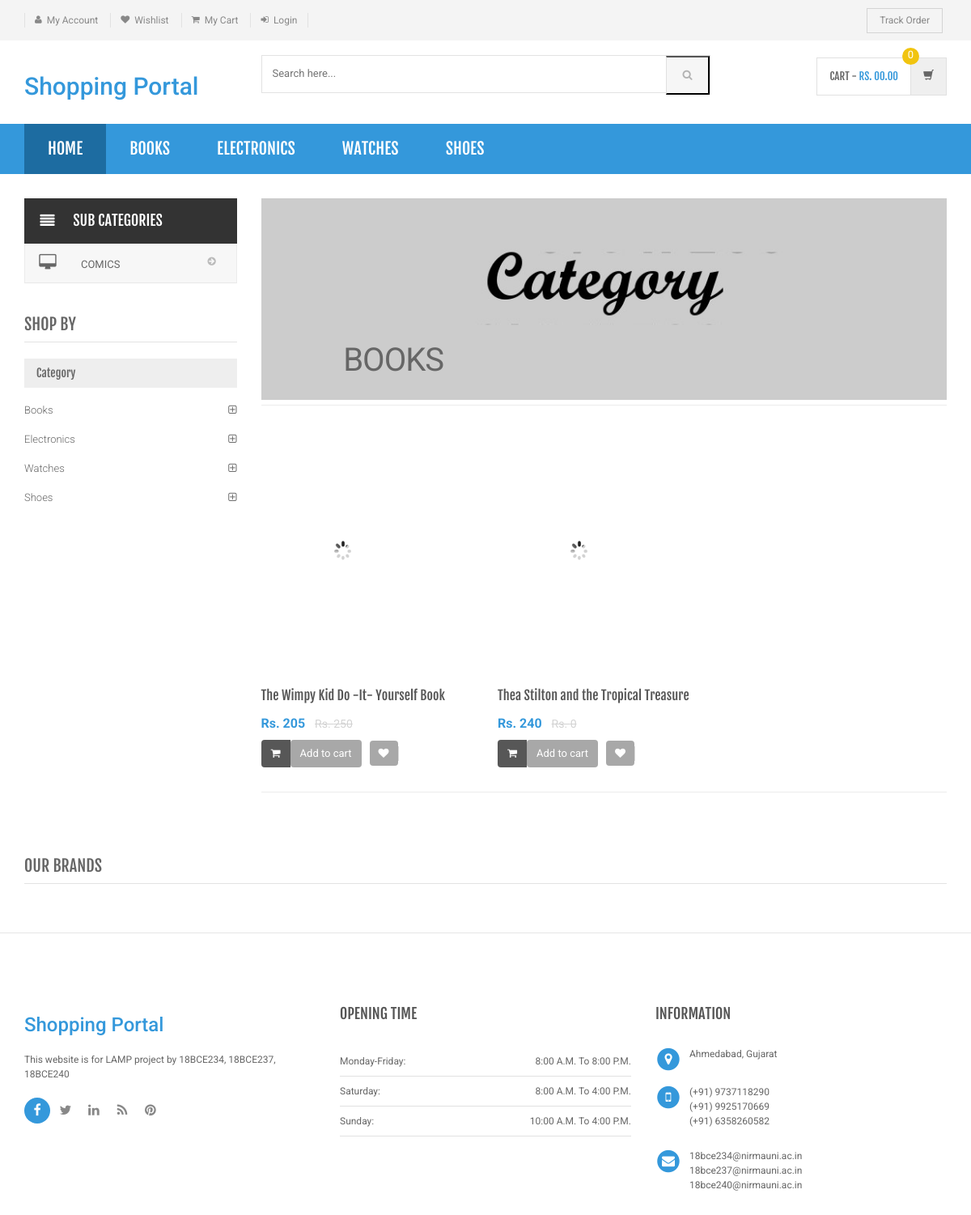
/shopping/category.php?cid=3, run on the app's committed database.
### tables this page shows
CREATE TABLE `category` (
  `id` int(11) NOT NULL,
  `categoryName` varchar(255) DEFAULT NULL,
  `categoryDescription` longtext,
  `creationDate` timestamp NOT NULL DEFAULT CURRENT_TIMESTAMP,
  `updationDate` varchar(255) DEFAULT NULL
);

CREATE TABLE `subcategory` (
  `id` int(11) NOT NULL,
  `categoryid` int(11) DEFAULT NULL,
  `subcategory` varchar(255) DEFAULT NULL,
  `creationDate` timestamp NULL DEFAULT CURRENT_TIMESTAMP,
  `updationDate` varchar(255) DEFAULT NULL
);

CREATE TABLE `products` (
  `id` int(11) NOT NULL,
  `category` int(11) NOT NULL,
  `subCategory` int(11) DEFAULT NULL,
  `productName` varchar(255) DEFAULT NULL,
  `productCompany` varchar(255) DEFAULT NULL,
  `productPrice` int(11) DEFAULT NULL,
  `productPriceBeforeDiscount` int(11) DEFAULT NULL,
  `productDescription` longtext,
  `productImage1` varchar(255) DEFAULT NULL,
  `productImage2` varchar(255) DEFAULT NULL,
  `productImage3` varchar(255) DEFAULT NULL,
  `shippingCharge` int(11) DEFAULT NULL,
  `productAvailability` varchar(255) DEFAULT NULL,
  `postingDate` timestamp NULL DEFAULT CURRENT_TIMESTAMP,
  `updationDate` varchar(255) DEFAULT NULL
);

### shopping/category.php (the view, shortened to what this page needs)
<?php
include('includes/config.php');
$cid=intval($_GET['cid']);
?>
<!DOCTYPE html>
<html lang="en">
	<head>
	    <link rel="stylesheet" href="assets/css/bootstrap.min.css">
	    <link rel="stylesheet" href="assets/css/main.css">
	    <link rel="stylesheet" href="assets/css/blue.css">
	    <link rel="stylesheet" href="assets/css/owl.carousel.css">
		<link rel="stylesheet" href="assets/css/owl.transitions.css">
		<link href="assets/css/lightbox.css" rel="stylesheet">
		<link rel="stylesheet" href="assets/css/animate.min.css">
		<link rel="stylesheet" href="assets/css/rateit.css">
		<link rel="stylesheet" href="assets/css/bootstrap-select.min.css">
		<link rel="stylesheet" href="assets/css/config.css">
		<link rel="stylesheet" href="assets/css/font-awesome.min.css">
	</head>
    <body class="cnt-home">
<header class="header-style-1">
<?php include('includes/top-header.php');?>
<?php include('includes/main-header.php');?>
<?php include('includes/menu-bar.php');?>
</header>
<div class="body-content outer-top-xs">
	<div class='container'>
		<div class='row outer-bottom-sm'>
			<div class='col-md-3 sidebar'>
<div class="side-menu animate-dropdown outer-bottom-xs">
<div class="side-menu animate-dropdown outer-bottom-xs">
    <div class="head"><i class="icon fa fa-align-justify fa-fw"></i>Sub Categories</div>
    <nav class="yamm megamenu-horizontal" role="navigation">
        <ul class="nav">
            <li class="dropdown menu-item">
              <?php $sql=mysqli_query($con,"select id,subcategory  from subcategory where categoryid='$cid'");
while($row=mysqli_fetch_array($sql))
{
    ?>
                <a href="sub-category.php?scid=<?php echo $row['id'];?>" class="dropdown-toggle"><i class="icon fa fa-desktop fa-fw"></i>
                <?php echo $row['subcategory'];?></a>
                <?php }?>
</li>
</ul>
    </nav>
</div>
</div>
	            <div class="sidebar-module-container">
	            	<h3 class="section-title">shop by</h3>
	            	<div class="sidebar-filter">
<div class="sidebar-widget wow fadeInUp outer-bottom-xs ">
	<div class="widget-header m-t-20">
		<h4 class="widget-title">Category</h4>
	</div>
	<div class="sidebar-widget-body m-t-10">
	         <?php $sql=mysqli_query($con,"select id,categoryName  from category");
while($row=mysqli_fetch_array($sql))
{
    ?>
		<div class="accordion">
	    	<div class="accordion-group">
	            <div class="accordion-heading">
	                <a href="category.php?cid=<?php echo $row['id'];?>"  class="accordion-toggle collapsed">
	                   <?php echo $row['categoryName'];?>
	                </a>
	            </div>
	        </div>
	    </div>
	    <?php } ?>
	</div>
</div>
	            	</div>
	            </div>
            </div>
			<div class='col-md-9'>
	<div id="category" class="category-carousel hidden-xs">
		<div class="item">
			<div class="image">
				<img src="assets/images/banners/cat-banner-1.jpg" alt="" class="img-responsive">
			</div>
			<div class="container-fluid">
				<div class="caption vertical-top text-left">
					<div class="big-text">
						<br />
					</div>
					       <?php $sql=mysqli_query($con,"select categoryName  from category where id='$cid'");
while($row=mysqli_fetch_array($sql))
{
    ?>
					<div class="excerpt hidden-sm hidden-md">
						<?php echo htmlentities($row['categoryName']);?>
					</div>
			<?php } ?>
				</div>
			</div>
		</div>
</div>
				<div class="search-result-container">
					<div id="myTabContent" class="tab-content">
						<div class="tab-pane active " id="grid-container">
							<div class="category-product  inner-top-vs">
								<div class="row">
			<?php
$ret=mysqli_query($con,"select * from products where category='$cid'");
$num=mysqli_num_rows($ret);
if($num>0)
{
while ($row=mysqli_fetch_array($ret))
{?>
		<div class="col-sm-6 col-md-4 wow fadeInUp">
			<div class="products">
	<div class="product">
		<div class="product-image">
			<div class="image">
				<a href="product-details.php?pid=<?php echo htmlentities($row['id']);?>"><img  src="assets/images/blank.gif" data-echo="admin/productimages/<?php echo htmlentities($row['id']);?>/<?php echo htmlentities($row['productImage1']);?>" alt="" width="200" height="300"></a>
			</div>
		</div>
		<div class="product-info text-left">
			<h3 class="name"><a href="product-details.php?pid=<?php echo htmlentities($row['id']);?>"><?php echo htmlentities($row['productName']);?></a></h3>
			<div class="product-price">
				<span class="price">
					Rs. <?php echo htmlentities($row['productPrice']);?>			</span>
										     <span class="price-before-discount">Rs. <?php echo htmlentities($row['productPriceBeforeDiscount']);?></span>
			</div>
		</div>
					<div class="cart clearfix animate-effect">
				<div class="action">
					<ul class="list-unstyled">
						<li class="add-cart-button btn-group">
								<?php if($row['productAvailability']=='In Stock'){?>
										<button class="btn btn-primary icon" data-toggle="dropdown" type="button">
								<i class="fa fa-shopping-cart"></i>
							</button>
							<a href="category.php?page=product&action=add&id=<?php echo $row['id']; ?>">
							<button class="btn btn-primary" type="button">Add to cart</button></a>
								<?php } else {?>
							<div class="action" style="color:red">Out of Stock</div>
					<?php } ?>
						</li>
		                <li class="lnk wishlist">
							<a class="add-to-cart" href="category.php?pid=<?php echo htmlentities($row['id'])?>&&action=wishlist" title="Wishlist">
								 <i class="icon fa fa-heart"></i>
							</a>
						</li>
					</ul>
				</div>
			</div>
			</div>
			</div>
		</div>
	  <?php } } else {?>
		<div class="col-sm-6 col-md-4 wow fadeInUp"> <h3>No Product Found</h3>
		</div>
<?php } ?>
										</div>
							</div>
						</div>
				</div>
			</div>
		</div></div>
		<?php include('includes/brands-slider.php');?>
</div>
</div>
<?php include('includes/footer.php');?>
</body>
</html>

### shopping/includes/menu-bar.php (shortened to what this page needs)
<div class="header-nav animate-dropdown">
    <div class="container">
        <div class="yamm navbar navbar-default" role="navigation">
            <div class="nav-bg-class">
                <div class="navbar-collapse collapse" id="mc-horizontal-menu-collapse">
	<div class="nav-outer">
		<ul class="nav navbar-nav">
			<li class="active dropdown yamm-fw">
				<a href="index.php" data-hover="dropdown" class="dropdown-toggle">Home</a>
			</li>
              <?php $sql=mysqli_query($con,"select id,categoryName  from category limit 6");
while($row=mysqli_fetch_array($sql))
{
    ?>
			<li class="dropdown yamm">
				<a href="category.php?cid=<?php echo $row['id'];?>"> <?php echo $row['categoryName'];?></a>
			</li>
			<?php } ?>
		</ul>
		<div class="clearfix"></div>
	</div>
</div>
            </div>
        </div>
    </div>
</div>

### data on the page
category: categoryName "BOOKS", categoryName "Books"
category: categoryName "ELECTRONICS", categoryName "Electronics"
category: categoryName "WATCHES", categoryName "Watches"
category: categoryName "SHOES", categoryName "Shoes"
subcategory: subcategory "COMICS"
products: productName "The Wimpy Kid Do -It- Yourself Book", productPrice "205", productPriceBeforeDiscount "250"
products: productName "Thea Stilton and the Tropical Treasure", productPrice "240", productPriceBeforeDiscount "0"
